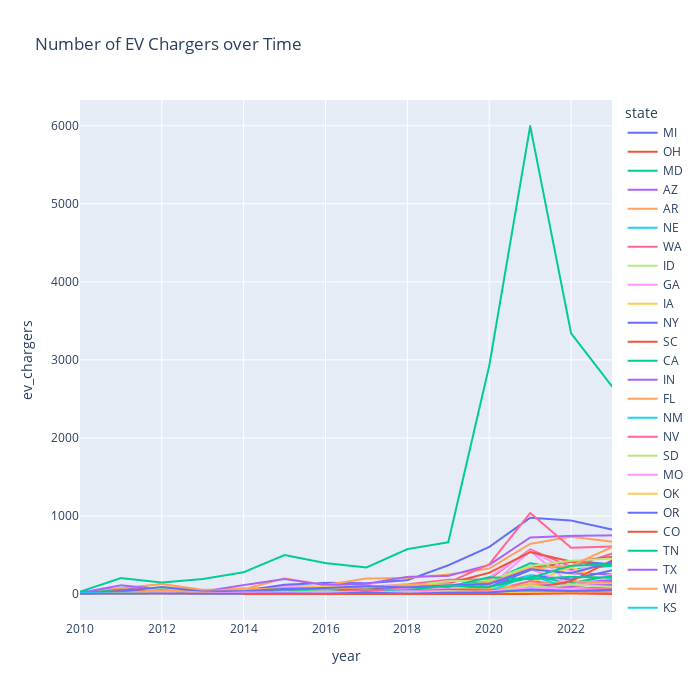

Notebook code for this chart:
### Code cell
# Show the trend of EV chargers.
fig = px.line(
    ev_df_grouped,
    x = 'year',
    y = 'ev_chargers',
    color='state',
    title = 'Number of EV Chargers over Time'
)

fig.update_xaxes(range=['2010-01-01', '2023-01-01'])
fig.update_layout(width = 700, height = 700)
fig.show()
